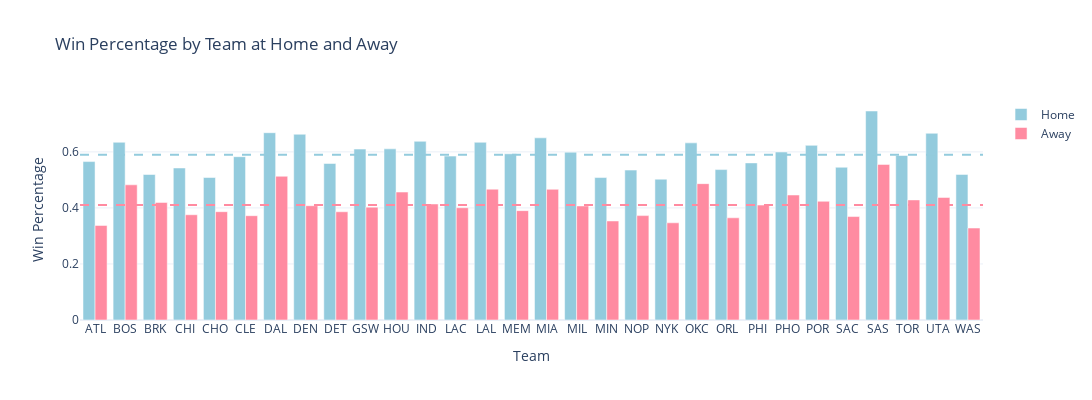

The notebook cell saved with this chart:
### Code cell
# Overall Home win percentage (overall)
nba_home_overall = nba_home.groupby(['Team', 'Home']).agg({'W/L': 'sum', 'G': 'sum'})
nba_home_overall['Win%'] = nba_home_overall['W/L']/nba_home_overall['G']
nba_home_overall.reset_index(inplace=True)

# Left join with team division information
nba_home_overall = pd.merge(nba_home_overall,
                            df_nba_team_division,
                            how='left',
                            left_on='Team',
                            right_on='Team')

# Separate the DataFrame into home and away data
home_df = nba_home_overall[nba_home_overall['Home'] == 1]
away_df = nba_home_overall[nba_home_overall['Home'] == 0]

# Create traces for home and away win percentages for each team
home_trace = go.Bar(x=home_df['Team'], y=home_df['Win%'], name='Home', marker_color='#93CBDD')
away_trace = go.Bar(x=away_df['Team'], y=away_df['Win%'], name='Away', marker_color='#FF8BA1')

# Create the figure
fig = go.Figure(data=[home_trace, away_trace])

# Add hlines at home and away win percentages
home_win_pt = np.round(home_df['W/L'].sum() / home_df['G'].sum(), 2)
away_win_pt = np.round(away_df['W/L'].sum() / away_df['G'].sum(), 2)

fig.add_hline(y = home_win_pt, line_dash="dash", line_color="#93CBDD") # Home avg
fig.add_hline(y = away_win_pt, line_dash="dash", line_color="#FF8BA1") # Away avg

# Update the layout
fig.update_layout(title='Win Percentage by Team at Home and Away',
                  xaxis_title='Team',
                  yaxis_title='Win Percentage')
fig.update_layout(width = 1400, height = 400)
fig.show()

### Figure 1 — Plotly figure (JSON) as saved in the notebook; plotly's stock layout.template omitted (floating-point values rounded to 4 significant figures)
{"data": [{"marker": {"color": "#93CBDD"}, "name": "Home", "type": "bar", "x": ["ATL", "BOS", "BRK", "CHI", "CHO", "CLE", "DAL", "DEN", "DET", "GSW", "HOU", "IND", "LAC", "LAL", "MEM", "MIA", "MIL", "MIN", "NOP", "NYK", "OKC", "ORL", "PHI", "PHO", "POR", "SAC", "SAS", "TOR", "UTA", "WAS"], "y": [0.5654, 0.6342, 0.5193, 0.5425, 0.5085, 0.5828, 0.6684, 0.6629, 0.5587, 0.61, 0.6108, 0.6377, 0.5849, 0.6342, 0.5932, 0.6501, 0.599, 0.5083, 0.535, 0.5026, 0.6321, 0.5368, 0.5606, 0.5996, 0.6232, 0.5451, 0.7459, 0.587, 0.6663, 0.5197]}, {"marker": {"color": "#FF8BA1"}, "name": "Away", "type": "bar", "x": ["ATL", "BOS", "BRK", "CHI", "CHO", "CLE", "DAL", "DEN", "DET", "GSW", "HOU", "IND", "LAC", "LAL", "MEM", "MIA", "MIL", "MIN", "NOP", "NYK", "OKC", "ORL", "PHI", "PHO", "POR", "SAC", "SAS", "TOR", "UTA", "WAS"], "y": [0.3375, 0.4824, 0.4195, 0.3757, 0.3866, 0.3723, 0.5129, 0.4079, 0.3863, 0.4027, 0.4565, 0.4141, 0.4006, 0.4669, 0.3903, 0.4664, 0.407, 0.3534, 0.3725, 0.3468, 0.4866, 0.3647, 0.4101, 0.4461, 0.4236, 0.3692, 0.5553, 0.4286, 0.4374, 0.3282]}], "layout": {"height": 400, "shapes": [{"line": {"color": "#93CBDD", "dash": "dash"}, "type": "line", "x0": 0, "x1": 1, "xref": "x domain", "y0": 0.59, "y1": 0.59, "yref": "y"}, {"line": {"color": "#FF8BA1", "dash": "dash"}, "type": "line", "x0": 0, "x1": 1, "xref": "x domain", "y0": 0.41, "y1": 0.41, "yref": "y"}], "title": {"text": "Win Percentage by Team at Home and Away"}, "width": 1400, "xaxis": {"title": {"text": "Team"}}, "yaxis": {"title": {"text": "Win Percentage"}}}}
